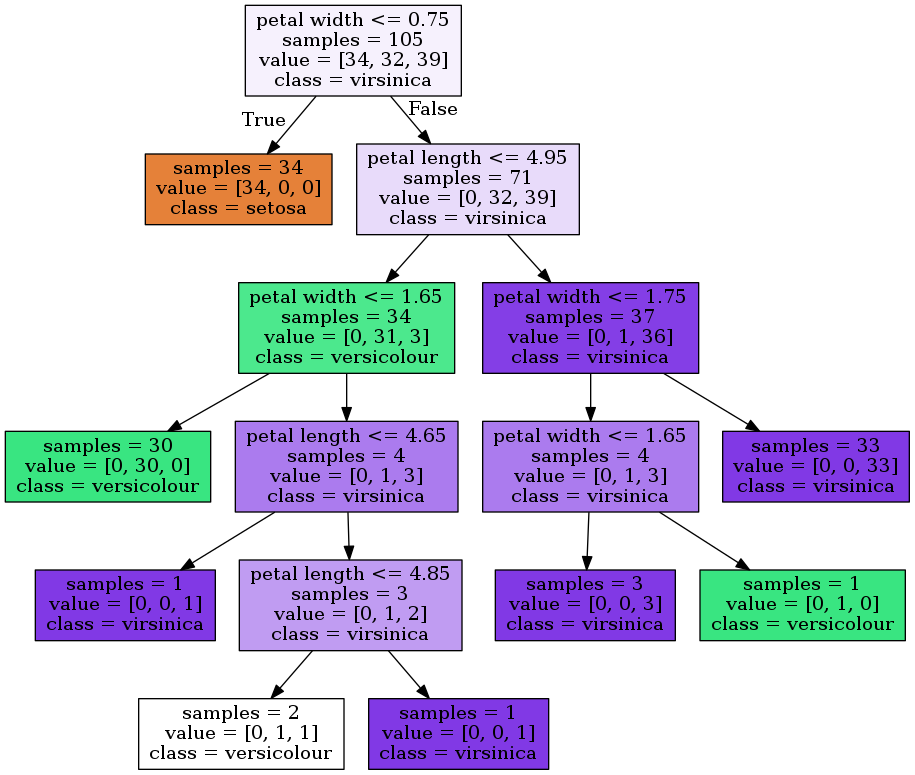
#> input picture MachineLearning/11DecisionTree/tree_1.png, 915 x 775 px
$ python 11DecisionTree.py
#> lines starting #> are read from the running program, lines starting #| are printed output that depends on the picture
# In[]
import matplotlib.pyplot as plt
import numpy as np
import pandas as pd
from sklearn.datasets import load_iris
from sklearn.model_selection import train_test_split
from sklearn.tree import DecisionTreeClassifier

iris = load_iris()
X_1 = iris.data[:, [2, 3]]
y_1 = iris.target

X_1
y_1

X_1_train, X_1_test, y_1_train, y_1_test = train_test_split(
    X_1, y_1, test_size=0.3, random_state=0)
tree_1 = DecisionTreeClassifier(random_state=0)
tree_1.fit(X_1_train, y_1_train)

# In[]
def plot_decision_regions(X, y, classifier, resolution=0.02):
#> called with X = array of shape (150, 2), y = array of shape (150,), resolution = 0.02
  from matplotlib.colors import ListedColormap
  markers = ("s", "x", "o", "^", "v")
  colors = ("red", "blue", "lightgreen", "gray", "cyan")
  cmap = ListedColormap(colors[:len(np.unique(y))])
  x1_min, x1_max = X[:, 0].min() - 1, X[:, 0].max() + 1
  x2_min, x2_max = X[:, 1].min() - 1, X[:, 1].max() + 1
  xx1, xx2 = np.meshgrid(np.arange(x1_min, x1_max, resolution),
                         np.arange(x2_min, x2_max, resolution))
  Z = classifier.predict(np.array([xx1.ravel(), xx2.ravel()]).T)
  Z = Z.reshape(xx1.shape)
  plt.contourf(xx1, xx2, Z, alpha=0.4, cmap=cmap)
  plt.xlim(xx1.min(), xx1.max())
  plt.ylim(xx2.min(), xx2.max())
  for idx, cl in enumerate(np.unique(y)):
    plt.scatter(x=X[y == cl, 0], y=X[y == cl, 1], alpha=0.8,
                c=cmap(idx), marker=markers[idx], label=cl)

# In[]
plot_decision_regions(X_1,y_1,tree_1)
plt.xlabel('petal length [cm]')
plt.ylabel('petal width [cm]')
plt.legend(loc='best')
plt.show()
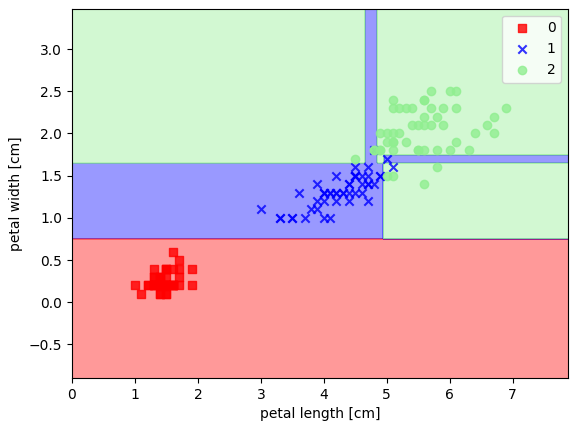
#> figure drawn by matplotlib, 1 panel
# In[]
print(f'train: {tree_1.score(X_1_train, y_1_train):.3f}')
print(f'test : {tree_1.score(X_1_test, y_1_test):.3f}')

from sklearn.tree import export_graphviz
export_graphviz(tree_1, out_file='tree_1.dot', feature_names=['petal length','petal width'],class_names=['setosa','versicolour','virsinica'],impurity=False,filled=True)

# In[]
import cv2
img = cv2.imread('tree_1.png')
#> img is the input picture: shape (775, 915, 3); mean B, G, R 226.9, 210, 211.7
plt.figure(figsize=(12,12))
plt.imshow(img)
plt.show()
# In[]
from sklearn.tree import DecisionTreeClassifier
tree_2 = DecisionTreeClassifier(random_state=0,max_depth=3)
tree_2.fit(X_1_train,y_1_train)
plot_decision_regions(X_1,y_1,tree_2)
plt.xlabel('petal length [cm]')
plt.ylabel('petal width [cm]')
plt.legend(loc='best')
plt.show()

# In[]
from sklearn.ensemble import RandomForestClassifier
rfc_1 = RandomForestClassifier(random_state=0, n_estimators=10)
rfc_1.fit(X_1_train,y_1_train)

plot_decision_regions(X_1,y_1,rfc_1)
plt.xlabel('petal length [cm]')
plt.ylabel('petal width [cm]')
plt.legend(loc='upper left')
plt.show()
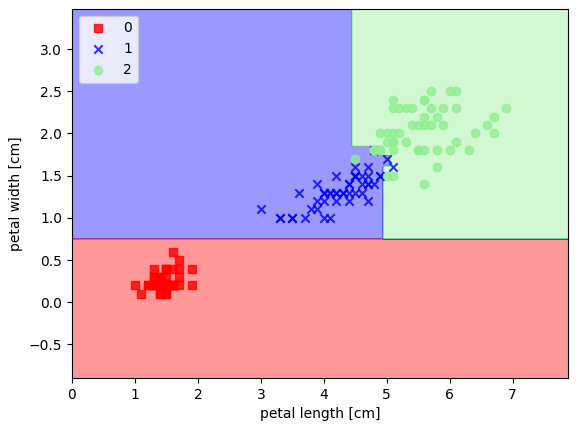
#> figure drawn by matplotlib, 1 panel
# In[]
print(f'train accuracy:{rfc_1.score(X_1_train,y_1_train):.3f}')
print(f'test  accuracy:{rfc_1.score(X_1_test,y_1_test):.3f}')

# In[]
from sklearn.datasets import load_breast_cancer
bc = load_breast_cancer()
X_2_train,X_2_test,y_2_train,y_2_test = train_test_split(bc.data,bc.target,test_size=0.3,random_state=0)
from sklearn.ensemble import RandomForestClassifier
rfc_2=RandomForestClassifier(random_state=0,n_estimators=100)
rfc_2.fit(X_2_train,y_2_train)
# In[]
importances = rfc_2.feature_importances_
importances
n_features=len(bc.feature_names)
plt.figure(figsize=(12,8))
plt.barh(range(n_features),importances,align='center')
plt.yticks(np.arange(n_features),bc.feature_names)
plt.show()
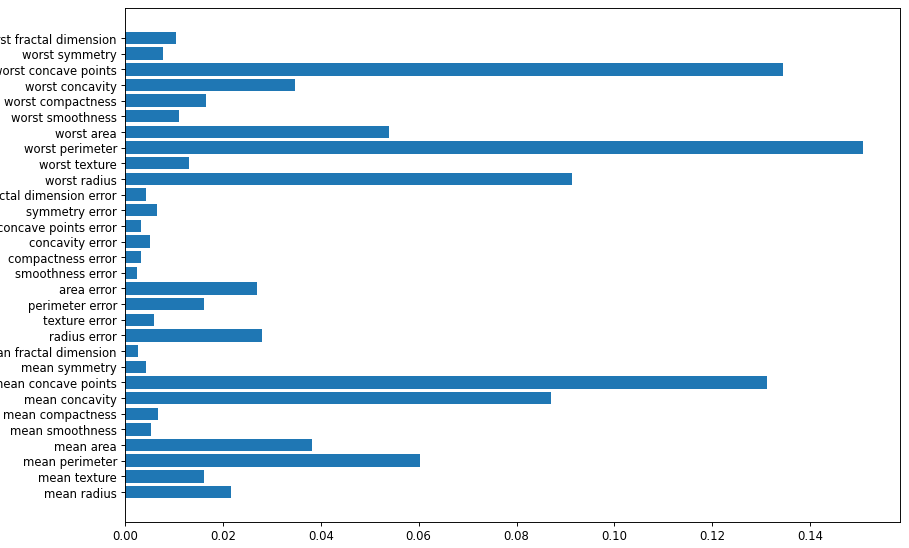
#> figure drawn by matplotlib, 1 panel
rfc_2.predict_proba(X_2_test[0].reshape(1,-1))

# In[]
from sklearn.ensemble import GradientBoostingClassifier
gbct=GradientBoostingClassifier(random_state=0,max_depth=3,learning_rate=0.1)
gbct.fit(X_2_train,y_2_train)
print(f'train accuracy:{gbct.score(X_2_train,y_2_train):.3f}')
print(f'test accuracy:{gbct.score(X_2_test,y_2_test):.3f}')
# In[]
plt.figure(figsize=(12,8))
plt.barh(range(n_features),gbct.feature_importances_,align='center')
plt.yticks(np.arange(n_features),bc.feature_names)
plt.show()
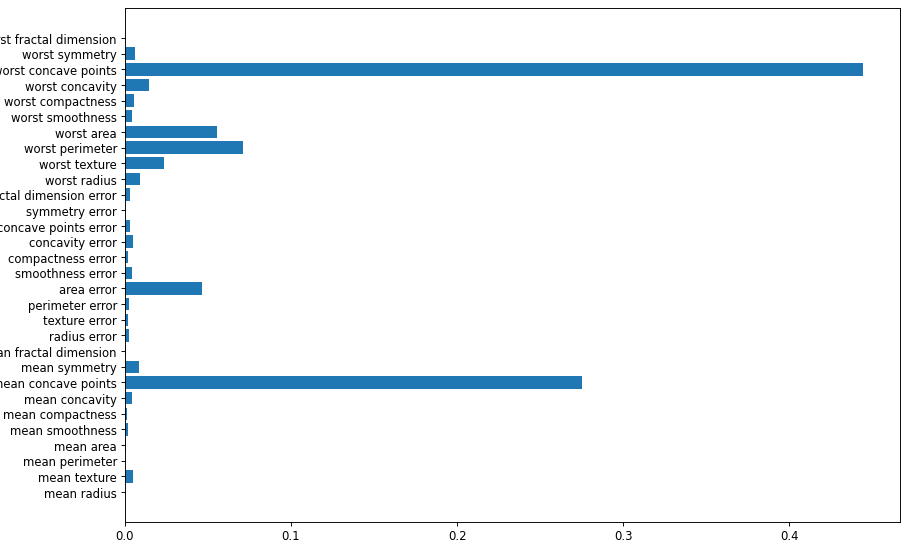
#> figure drawn by matplotlib, 1 panel
gbct.predict_proba(X_2_test[0].reshape(1,-1))
